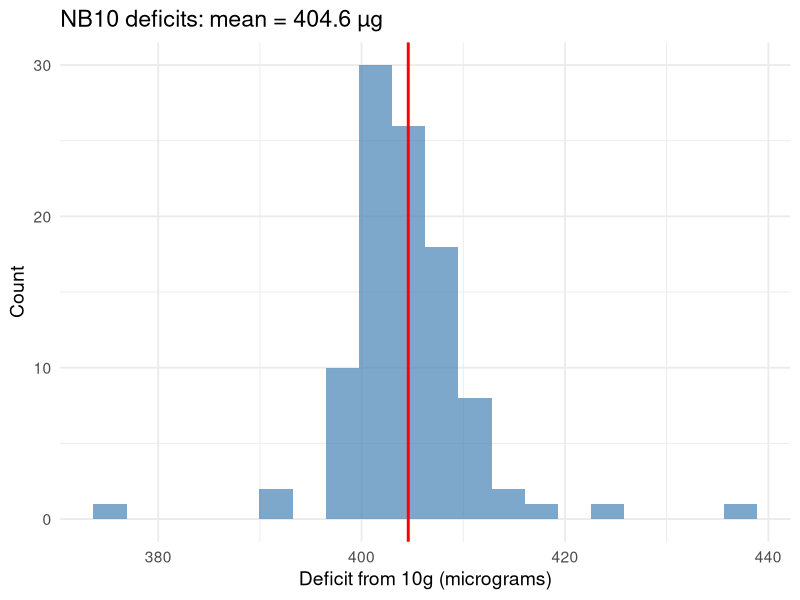

This figure's R source:
## ---- chunk 1
#| label: setup

library(knitr)
library(tidyverse)
## ---- chunk 2
#| label: tbl-lit-digest

tibble::tribble(
  ~Source, ~`FDR Predicted %`,
  "Literary Digest (n = 2.4 million)", 43L,
  "Gallup prediction of Digest", 44L,
  "Gallup prediction of election", 56L,
  "Actual result", 62L
) |> knitr::kable()
## ---- chunk 3
#| label: tbl-truman-dewey

tibble::tribble(
  ~Source, ~Truman, ~Dewey,
  "Crossley", 45L, 50L,
  "Gallup", 44L, 50L,
  "Roper", 38L, 53L,
  "Actual result", 50L, 45L
) |> knitr::kable()
## ---- chunk 4
#| label: tbl-salk-results

tibble::tribble(
  ~Group, ~Size, ~`Polio Rate (per 100k)`,
  "Treatment (vaccine)", 200000L, 28L,
  "Control (placebo)", 200000L, 71L,
  "No consent", 350000L, 46L
) |> knitr::kable()
## ---- chunk 5
#| label: tbl-portacaval

tibble::tribble(
  ~Design, ~`Marked Enthusiasm`, ~Moderate, ~None,
  "No controls", 24L, 7L, 1L,
  "Controls, not randomized", 10L, 3L, 2L,
  "Randomized controlled", 0L, 1L, 3L
) |> knitr::kable()
## ---- chunk 6
#| label: tbl-shunt-survival

tibble::tribble(
  ~Design, ~`Surgery Survival`, ~`Control Survival`,
  "Randomized", "60%", "60%",
  "Non-randomized", "60%", "45%"
) |> knitr::kable()
## ---- chunk 7
#| label: fig-nb10-hist

# Simulated NB10 data based on chapter values
set.seed(42)
nb10_deficits <- c(409, 400, 406, 399, 402, 406, 401, 403, 401, 403,
                   398, 403, 407, 402, 401, 399, 400, 401, 405, 402,
                   408, 399, 399, 402, 399, 397, 407, 401, 399, 401,
                   403, 400, 410, 401, 407, 423, 406, 406, 402, 405,
                   405, 409, 399, 402, 407, 406, 413, 409, 404, 402,
                   404, 406, 407, 405, 411, 410, 410, 410, 401, 402,
                   404, 405, 392, 407, 406, 404, 403, 408, 404, 407,
                   412, 406, 409, 400, 408, 404, 401, 404, 408, 406,
                   408, 406, 401, 412, 393, 437, 418, 415, 404, 401,
                   401, 407, 412, 375, 409, 406, 398, 406, 403, 404)

nb10_mean <- mean(nb10_deficits)
nb10_sd <- sd(nb10_deficits)

tibble::tibble(deficit = nb10_deficits) |>
  ggplot2::ggplot(ggplot2::aes(x = deficit)) +
  ggplot2::geom_histogram(bins = 20, fill = "steelblue", alpha = 0.7) +
  ggplot2::geom_vline(xintercept = nb10_mean, color = "red", linewidth = 1) +
  ggplot2::labs(
    title = paste0("NB10 deficits: mean = ", round(nb10_mean, 1), " µg"),
    x = "Deficit from 10g (micrograms)",
    y = "Count"
  ) +
  ggplot2::theme_minimal(base_size = 14)
